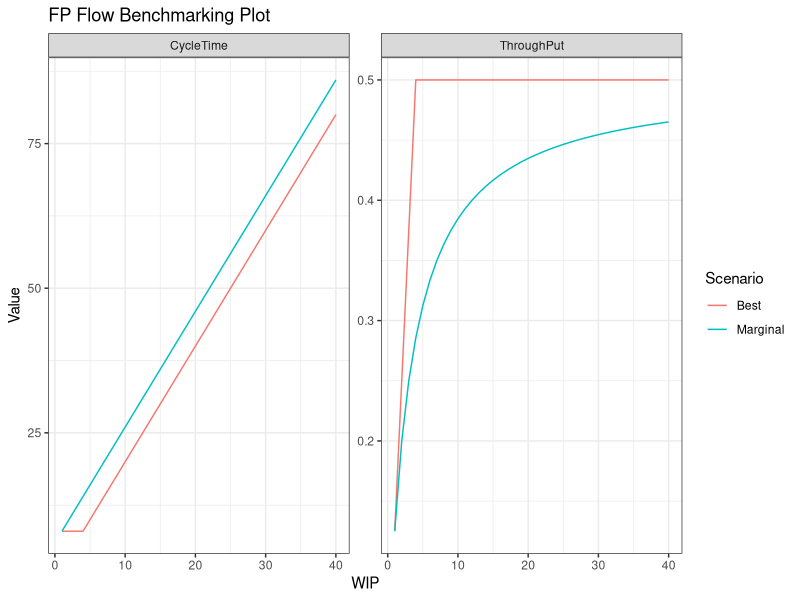

Reproduce this figure in R.
## ---- chunk 1

calc_w0 = function(rb, t0) {rb * t0}

ct_best = function(t0, w, w0, rb) {ifelse(w<=w0,t0,w/rb)}

th_best = function(t0, w, w0, rb) {ifelse(w<=w0,w/t0,rb)}

ct_worst = function(w,t0){w*t0}

th_worst = function(t0){1/t0}

ct_marginal = function(t0,w,rb){t0+(w-1)/rb}

th_marginal = function(w0,w,rb){rb*w/(w0+w-1)}

## ---- chunk 2

## Defining Cycle time and Throughput functions

benchmark_flow = function(rb, t0, step = 1, wip_mult = 5) {
  
  # First, calculate wip_crit
  w0 = calc_w0(rb = rb, t0 = t0)
  
  # Then, define WIP Range to consider:
  
  wip = seq.int(from = 1, to = w0 * wip_mult, by = step)
  
  # Then, calculate The Best Case Variables
  Best_Cycle_Time = ct_best(t0 = t0, w = wip, w0 = w0, rb = rb)
  Best_ThroughPut = th_best(t0 = t0, w = wip, w0 = w0, rb = rb)
  
  best_data = data.frame(WIP = wip,
                    ThroughPut = Best_ThroughPut,
                    CycleTime = Best_Cycle_Time,
                    Scenario = "Best")
  
  # Calculate the Marginal Cases:
  Marginal_Cycle_Time = ct_marginal(t0=t0,w=wip,rb=rb)
  Marginal_ThroughPut = th_marginal(w0=w0,w=wip,rb=rb)
  
  marginal_data = data.frame(WIP = wip,
                    ThroughPut = Marginal_ThroughPut,
                    CycleTime = Marginal_Cycle_Time,
                    Scenario = "Marginal")

  # Output A DataFrame with results:
  rbind(best_data, marginal_data)
  
}

# Perform a BenchMarch of the First Penny Fab:
data_benchmark = benchmark_flow(rb = 0.5, t0 = 8)

data_benchmark
## ---- chunk 3
library(tidyr)
library(ggplot2)

# Lets define a wrapper function to our plot:

plot_benchmarking = function(data) {
  data %>%
    gather(-WIP, -Scenario, key = "var", value = "Value") %>%
  ggplot(aes(x = WIP, y = Value, color = Scenario)) +
    geom_line() +
    facet_wrap(~ var, scales = "free") +
    labs(title = "FP Flow Benchmarking Plot") +
    theme_bw()
}

# Then let's just benchmark and plot!

plot_benchmarking(data = benchmark_flow(rb = 0.5, t0 = 8, wip_mult = 10))
  

